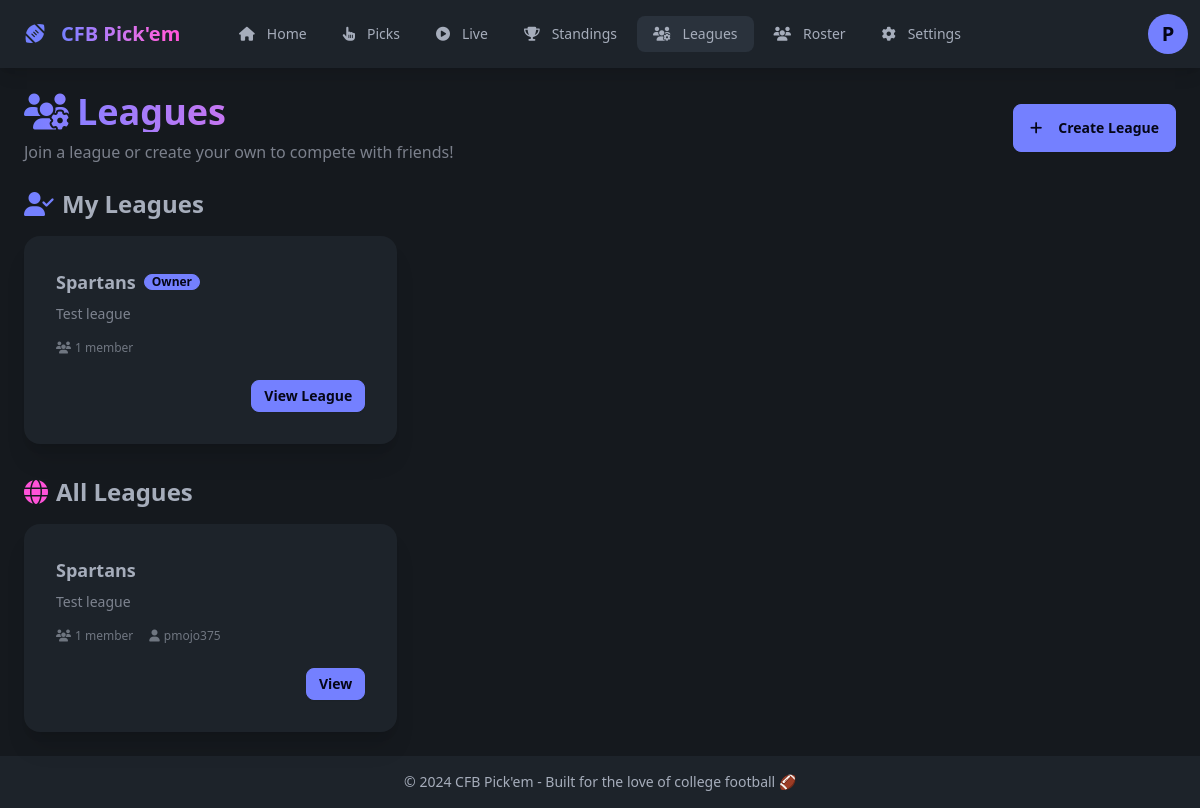
The app's page /leagues/ (signed in) with its own data.
### cfb/models.py (models this page shows, shortened)
class League(models.Model):
    name = models.CharField(max_length=100, unique=True)
    description = models.TextField(blank=True)
    created_by = models.ForeignKey(settings.AUTH_USER_MODEL, on_delete=models.CASCADE, related_name="created_leagues")
    created_at = models.DateTimeField(auto_now_add=True)
    is_active = models.BooleanField(default=True)
    class Meta:
        ordering = ["-created_at"]

### cfb/views.py (the view)
# urls.py: path('leagues/', views.leagues_list_view, name='leagues_list'),
@login_required
def leagues_list_view(request):
    user_leagues = League.objects.filter(memberships__user=request.user).distinct()
    all_leagues = League.objects.filter(is_active=True).order_by("-created_at")
    context = {
        "user_leagues": user_leagues,
        "all_leagues": all_leagues,
    }
    return render(request, "cfb/leagues_list.html", context)

### cfb/templates/cfb/leagues_list.html (shortened to what this page needs)
{% extends "cfb/base.html" %}
{% block content %}
<div class="max-w-6xl mx-auto">
    <div class="flex flex-col md:flex-row justify-between items-start md:items-center mb-6 gap-4">
        <div>
            <h1 class="text-4xl font-bold bg-gradient-to-r from-primary to-secondary bg-clip-text text-transparent">
                <i class="fas fa-users-cog mr-2"></i>Leagues
            </h1>
            <p class="text-base-content/70 mt-2">Join a league or create your own to compete with friends!</p>
        </div>
        <a href="{% url 'league_create' %}" class="btn btn-primary">
            <i class="fas fa-plus mr-2"></i>Create League
        </a>
    </div>
    {% if user_leagues %}
    <div class="mb-8">
        <h2 class="text-2xl font-bold mb-4">
            <i class="fas fa-user-check mr-2 text-primary"></i>My Leagues
        </h2>
        <div class="grid grid-cols-1 md:grid-cols-2 lg:grid-cols-3 gap-4">
            {% for league in user_leagues %}
            <div class="card bg-base-100 shadow-xl hover:shadow-2xl transition-shadow">
                <div class="card-body">
                    <h3 class="card-title text-lg">
                        {{ league.name }}
                        {% with membership=league.memberships.all|first %}
                        {% if membership.role == "owner" %}
                        <div class="badge badge-primary badge-sm">Owner</div>
                        {% elif membership.role == "admin" %}
                        <div class="badge badge-secondary badge-sm">Admin</div>
                        {% endif %}
                        {% endwith %}
                    </h3>
                    {% if league.description %}
                    <p class="text-sm text-base-content/70 line-clamp-2">{{ league.description }}</p>
                    {% else %}
                    <p class="text-sm text-base-content/50 italic">No description</p>
                    {% endif %}
                    <div class="text-xs text-base-content/60 mt-2">
                        <i class="fas fa-users mr-1"></i>{{ league.memberships.count }} member{{ league.memberships.count|pluralize }}
                    </div>
                    <div class="card-actions justify-end mt-4">
                        <a href="{% url 'league_detail' league.id %}" class="btn btn-sm btn-primary">
                            View League
                        </a>
                    </div>
                </div>
            </div>
            {% endfor %}
        </div>
    </div>
    {% endif %}
    <div>
        <h2 class="text-2xl font-bold mb-4">
            <i class="fas fa-globe mr-2 text-secondary"></i>All Leagues
        </h2>
        {% if all_leagues %}
        <div class="grid grid-cols-1 md:grid-cols-2 lg:grid-cols-3 gap-4">
            {% for league in all_leagues %}
            <div class="card bg-base-100 shadow-xl hover:shadow-2xl transition-shadow">
                <div class="card-body">
                    <h3 class="card-title text-lg">{{ league.name }}</h3>
                    {% if league.description %}
                    <p class="text-sm text-base-content/70 line-clamp-2">{{ league.description }}</p>
                    {% else %}
                    <p class="text-sm text-base-content/50 italic">No description</p>
                    {% endif %}
                    <div class="flex gap-4 text-xs text-base-content/60 mt-2">
                        <div>
                            <i class="fas fa-users mr-1"></i>{{ league.memberships.count }} member{{ league.memberships.count|pluralize }}
                        </div>
                        <div>
                            <i class="fas fa-user mr-1"></i>{{ league.created_by.username }}
                        </div>
                    </div>
                    <div class="card-actions justify-end mt-4">
                        <a href="{% url 'league_detail' league.id %}" class="btn btn-sm btn-primary">
                            View
                        </a>
                    </div>
                </div>
            </div>
            {% endfor %}
        </div>
        {% else %}
        <div class="alert alert-info">
            <i class="fas fa-info-circle"></i>
            <span>No leagues yet. Be the first to create one!</span>
        </div>
        {% endif %}
    </div>
</div>
{% endblock %}

### cfb/templates/cfb/base.html (shortened to what this page needs)
<!DOCTYPE html>
<html lang="en" data-theme="dark">
<head>
    <link href="https://cdn.jsdelivr.net/npm/daisyui@4.4.19/dist/full.min.css" rel="stylesheet" type="text/css" />
    <script src="https://cdn.tailwindcss.com"></script>
    <link rel="stylesheet" href="https://cdnjs.cloudflare.com/ajax/libs/font-awesome/6.5.1/css/all.min.css">
</head>
<body class="bg-base-300">
    <div class="navbar bg-base-100 shadow-lg sticky top-0 z-50 hidden md:flex">
        <div class="navbar-start">
            <a href="/" class="btn btn-ghost text-xl">
                <i class="fas fa-football text-primary"></i>
                <span class="ml-2 bg-gradient-to-r from-primary to-secondary bg-clip-text text-transparent font-bold">CFB Pick'em</span>
            </a>
        </div>
        <div class="navbar-center hidden lg:flex">
            <ul class="menu menu-horizontal px-1 gap-1">
                <li><a href="/" class="{% if request.path == '/' %}active{% endif %}"><i class="fas fa-home mr-1"></i> Home</a></li>
                <li><a href="/picks/" class="{% if request.path == '/picks/' %}active{% endif %}"><i class="fas fa-hand-pointer mr-1"></i> Picks</a></li>
                <li><a href="/live/" class="{% if request.path == '/live/' %}active{% endif %}"><i class="fas fa-play-circle mr-1"></i> Live</a></li>
                <li><a href="/standings/" class="{% if request.path == '/standings/' %}active{% endif %}"><i class="fas fa-trophy mr-1"></i> Standings</a></li>
                <li><a href="/leagues/" class="{% if '/leagues/' in request.path %}active{% endif %}"><i class="fas fa-users-cog mr-1"></i> Leagues</a></li>
                <li><a href="/roster/" class="{% if request.path == '/roster/' %}active{% endif %}"><i class="fas fa-users mr-1"></i> Roster</a></li>
                {% if request.user.is_staff %}
                <li><a href="/settings/" class="{% if request.path == '/settings/' %}active{% endif %}"><i class="fas fa-cog mr-1"></i> Settings</a></li>
                {% endif %}
            </ul>
        </div>
        <div class="navbar-end">
            {% if request.user.is_authenticated %}
                <div class="dropdown dropdown-end">
                    <div tabindex="0" role="button" class="btn btn-ghost btn-circle avatar placeholder">
                        <div class="bg-primary text-primary-content rounded-full w-10">
                            <span class="text-xl">{{ request.user.username|slice:":1"|upper }}</span>
                        </div>
                    </div>
                </div>
            {% else %}
                <a href="/login/" class="btn btn-primary btn-sm">
                    <i class="fas fa-sign-in-alt mr-1"></i> Login
                </a>
            {% endif %}
        </div>
    </div>
    <div class="main-content">
        <main class="container mx-auto px-4 py-6 max-w-7xl pb-6">
            {% block content %}{% endblock %}
        </main>
    </div>
    <footer class="footer footer-center p-4 bg-base-100 text-base-content mt-auto hidden md:block">
        <aside>
            <p>© 2024 CFB Pick'em - Built for the love of college football 🏈</p>
        </aside>
    </footer>
</body>
</html>

### cfb/templates/cfb/base.html (style rules this page uses)
* { transition: background-color 0.2s ease; }
html { height: 100%; }
body { min-height: 100%; display: flex; flex-direction: column; }
.main-content { flex: 1 0 auto; }
footer { flex-shrink: 0; }

### records on screen
League: name "Spartans", description "Test league", memberships.count "1", created_by.username "pmojo375"

### other values on screen
{{ request.user.username|slice:":1"|upper }} "P"
